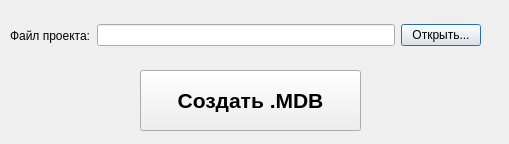
<?xml version="1.0" encoding="UTF-8"?>
<ui version="4.0">
 <class>Dialog</class>
 <widget class="QDialog" name="Dialog">
  <property name="geometry">
   <rect>
    <x>0</x>
    <y>0</y>
    <width>509</width>
    <height>144</height>
   </rect>
  </property>
  <property name="windowTitle">
   <string>Create .mdb</string>
  </property>
  <widget class="QWidget" name="layoutWidget_2">
   <property name="geometry">
    <rect>
     <x>10</x>
     <y>-10</y>
     <width>471</width>
     <height>91</height>
    </rect>
   </property>
   <layout class="QHBoxLayout" name="horizontalLayout_2">
    <property name="sizeConstraint">
     <enum>QLayout::SetDefaultConstraint</enum>
    </property>
    <item>
     <widget class="QLabel" name="label_prjFile">
      <property name="font">
       <font>
        <pointsize>9</pointsize>
       </font>
      </property>
      <property name="text">
       <string>Файл проекта:</string>
      </property>
     </widget>
    </item>
    <item>
     <widget class="QLineEdit" name="lineEdit_prjFile">
      <property name="font">
       <font>
        <pointsize>9</pointsize>
       </font>
      </property>
     </widget>
    </item>
    <item>
     <widget class="QPushButton" name="pushButton_browse">
      <property name="font">
       <font>
        <pointsize>9</pointsize>
       </font>
      </property>
      <property name="text">
       <string>Открыть...</string>
      </property>
     </widget>
    </item>
   </layout>
  </widget>
  <widget class="QPushButton" name="pushButton">
   <property name="geometry">
    <rect>
     <x>140</x>
     <y>70</y>
     <width>221</width>
     <height>61</height>
    </rect>
   </property>
   <property name="font">
    <font>
     <pointsize>16</pointsize>
     <weight>75</weight>
     <bold>true</bold>
    </font>
   </property>
   <property name="text">
    <string>Создать .MDB</string>
   </property>
   <property name="iconSize">
    <size>
     <width>20</width>
     <height>20</height>
    </size>
   </property>
   <property name="shortcut">
    <string>Return</string>
   </property>
  </widget>
 </widget>
 <tabstops>
  <tabstop>pushButton_browse</tabstop>
  <tabstop>pushButton</tabstop>
  <tabstop>lineEdit_prjFile</tabstop>
 </tabstops>
 <resources/>
 <connections/>
</ui>
